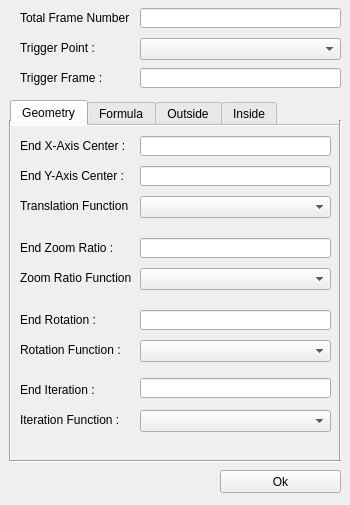
<?xml version="1.0" encoding="UTF-8"?>
<ui version="4.0">
 <class>AnimationProperties</class>
 <widget class="QWidget" name="AnimationProperties">
  <property name="geometry">
   <rect>
    <x>0</x>
    <y>0</y>
    <width>350</width>
    <height>505</height>
   </rect>
  </property>
  <property name="minimumSize">
   <size>
    <width>350</width>
    <height>505</height>
   </size>
  </property>
  <property name="maximumSize">
   <size>
    <width>350</width>
    <height>515</height>
   </size>
  </property>
  <property name="windowTitle">
   <string>Animation Properties</string>
  </property>
  <widget class="QTabWidget" name="animationTabWidget">
   <property name="geometry">
    <rect>
     <x>10</x>
     <y>100</y>
     <width>331</width>
     <height>361</height>
    </rect>
   </property>
   <property name="mouseTracking">
    <bool>true</bool>
   </property>
   <property name="autoFillBackground">
    <bool>false</bool>
   </property>
   <property name="currentIndex">
    <number>0</number>
   </property>
   <property name="documentMode">
    <bool>true</bool>
   </property>
   <widget class="QWidget" name="tab">
    <attribute name="title">
     <string>Geometry</string>
    </attribute>
    <widget class="QLineEdit" name="endCenterXLineEdit">
     <property name="geometry">
      <rect>
       <x>130</x>
       <y>10</y>
       <width>191</width>
       <height>20</height>
      </rect>
     </property>
    </widget>
    <widget class="QLineEdit" name="endCenterYLineEdit">
     <property name="geometry">
      <rect>
       <x>130</x>
       <y>40</y>
       <width>191</width>
       <height>20</height>
      </rect>
     </property>
    </widget>
    <widget class="QComboBox" name="translationFunctionComboBox">
     <property name="geometry">
      <rect>
       <x>130</x>
       <y>70</y>
       <width>191</width>
       <height>22</height>
      </rect>
     </property>
    </widget>
    <widget class="QLineEdit" name="endZoomRatioLineEdit">
     <property name="geometry">
      <rect>
       <x>130</x>
       <y>112</y>
       <width>191</width>
       <height>20</height>
      </rect>
     </property>
    </widget>
    <widget class="QComboBox" name="zoomRatioFunctionComboBox">
     <property name="geometry">
      <rect>
       <x>130</x>
       <y>142</y>
       <width>191</width>
       <height>22</height>
      </rect>
     </property>
    </widget>
    <widget class="QComboBox" name="rotationFunctionComboBox">
     <property name="geometry">
      <rect>
       <x>130</x>
       <y>214</y>
       <width>191</width>
       <height>22</height>
      </rect>
     </property>
    </widget>
    <widget class="QLineEdit" name="endRotationLineEdit">
     <property name="geometry">
      <rect>
       <x>130</x>
       <y>184</y>
       <width>191</width>
       <height>20</height>
      </rect>
     </property>
    </widget>
    <widget class="QComboBox" name="iterationFunctionComboBox">
     <property name="geometry">
      <rect>
       <x>130</x>
       <y>284</y>
       <width>191</width>
       <height>22</height>
      </rect>
     </property>
    </widget>
    <widget class="QLineEdit" name="endIterationLineEdit">
     <property name="geometry">
      <rect>
       <x>130</x>
       <y>252</y>
       <width>191</width>
       <height>20</height>
      </rect>
     </property>
    </widget>
    <widget class="QLabel" name="label_4">
     <property name="geometry">
      <rect>
       <x>10</x>
       <y>12</y>
       <width>111</width>
       <height>16</height>
      </rect>
     </property>
     <property name="text">
      <string>End X-Axis Center :</string>
     </property>
    </widget>
    <widget class="QLabel" name="label_5">
     <property name="geometry">
      <rect>
       <x>10</x>
       <y>42</y>
       <width>111</width>
       <height>16</height>
      </rect>
     </property>
     <property name="text">
      <string>End Y-Axis Center :</string>
     </property>
    </widget>
    <widget class="QLabel" name="label_6">
     <property name="geometry">
      <rect>
       <x>10</x>
       <y>72</y>
       <width>111</width>
       <height>16</height>
      </rect>
     </property>
     <property name="text">
      <string>Translation Function :</string>
     </property>
    </widget>
    <widget class="QLabel" name="label_7">
     <property name="geometry">
      <rect>
       <x>10</x>
       <y>114</y>
       <width>111</width>
       <height>16</height>
      </rect>
     </property>
     <property name="text">
      <string>End Zoom Ratio :</string>
     </property>
    </widget>
    <widget class="QLabel" name="label_8">
     <property name="geometry">
      <rect>
       <x>10</x>
       <y>144</y>
       <width>111</width>
       <height>16</height>
      </rect>
     </property>
     <property name="text">
      <string>Zoom Ratio Function :</string>
     </property>
    </widget>
    <widget class="QLabel" name="label_9">
     <property name="geometry">
      <rect>
       <x>10</x>
       <y>186</y>
       <width>111</width>
       <height>16</height>
      </rect>
     </property>
     <property name="text">
      <string>End Rotation :</string>
     </property>
    </widget>
    <widget class="QLabel" name="label_10">
     <property name="geometry">
      <rect>
       <x>10</x>
       <y>216</y>
       <width>111</width>
       <height>16</height>
      </rect>
     </property>
     <property name="text">
      <string>Rotation Function :</string>
     </property>
    </widget>
    <widget class="QLabel" name="label_11">
     <property name="geometry">
      <rect>
       <x>10</x>
       <y>256</y>
       <width>111</width>
       <height>16</height>
      </rect>
     </property>
     <property name="text">
      <string>End Iteration :</string>
     </property>
    </widget>
    <widget class="QLabel" name="label_12">
     <property name="geometry">
      <rect>
       <x>10</x>
       <y>286</y>
       <width>111</width>
       <height>16</height>
      </rect>
     </property>
     <property name="text">
      <string>Iteration Function :</string>
     </property>
    </widget>
   </widget>
   <widget class="QWidget" name="tab_2">
    <attribute name="title">
     <string>Formula</string>
    </attribute>
    <widget class="QLabel" name="control1FunctionLabel">
     <property name="geometry">
      <rect>
       <x>10</x>
       <y>42</y>
       <width>111</width>
       <height>16</height>
      </rect>
     </property>
     <property name="text">
      <string>Control #1 Function :</string>
     </property>
    </widget>
    <widget class="QLineEdit" name="control1LineEdit">
     <property name="geometry">
      <rect>
       <x>130</x>
       <y>10</y>
       <width>141</width>
       <height>20</height>
      </rect>
     </property>
    </widget>
    <widget class="QComboBox" name="control1ComboBox">
     <property name="geometry">
      <rect>
       <x>130</x>
       <y>40</y>
       <width>141</width>
       <height>22</height>
      </rect>
     </property>
    </widget>
    <widget class="QLabel" name="control1Label">
     <property name="geometry">
      <rect>
       <x>10</x>
       <y>12</y>
       <width>111</width>
       <height>16</height>
      </rect>
     </property>
     <property name="text">
      <string>Control #1 :</string>
     </property>
    </widget>
    <widget class="QLabel" name="control2FunctionLabel">
     <property name="geometry">
      <rect>
       <x>10</x>
       <y>102</y>
       <width>111</width>
       <height>16</height>
      </rect>
     </property>
     <property name="text">
      <string>Control #2 Function :</string>
     </property>
    </widget>
    <widget class="QLineEdit" name="control2LineEdit">
     <property name="geometry">
      <rect>
       <x>130</x>
       <y>70</y>
       <width>141</width>
       <height>20</height>
      </rect>
     </property>
    </widget>
    <widget class="QComboBox" name="control2ComboBox">
     <property name="geometry">
      <rect>
       <x>130</x>
       <y>100</y>
       <width>141</width>
       <height>22</height>
      </rect>
     </property>
    </widget>
    <widget class="QLabel" name="control2Label">
     <property name="geometry">
      <rect>
       <x>10</x>
       <y>72</y>
       <width>111</width>
       <height>16</height>
      </rect>
     </property>
     <property name="text">
      <string>Control #2 :</string>
     </property>
    </widget>
    <widget class="QLabel" name="control3FunctionLabel">
     <property name="geometry">
      <rect>
       <x>10</x>
       <y>162</y>
       <width>111</width>
       <height>16</height>
      </rect>
     </property>
     <property name="text">
      <string>Control #3 Function :</string>
     </property>
    </widget>
    <widget class="QLineEdit" name="control3LineEdit">
     <property name="geometry">
      <rect>
       <x>130</x>
       <y>130</y>
       <width>141</width>
       <height>20</height>
      </rect>
     </property>
    </widget>
    <widget class="QComboBox" name="control3ComboBox">
     <property name="geometry">
      <rect>
       <x>130</x>
       <y>160</y>
       <width>141</width>
       <height>22</height>
      </rect>
     </property>
    </widget>
    <widget class="QLabel" name="control3Label">
     <property name="geometry">
      <rect>
       <x>10</x>
       <y>132</y>
       <width>111</width>
       <height>16</height>
      </rect>
     </property>
     <property name="text">
      <string>Control #3 :</string>
     </property>
    </widget>
    <widget class="QLabel" name="control4FunctionLabel">
     <property name="geometry">
      <rect>
       <x>10</x>
       <y>222</y>
       <width>111</width>
       <height>16</height>
      </rect>
     </property>
     <property name="text">
      <string>Control #4 Function :</string>
     </property>
    </widget>
    <widget class="QLineEdit" name="control4LineEdit">
     <property name="geometry">
      <rect>
       <x>130</x>
       <y>190</y>
       <width>141</width>
       <height>20</height>
      </rect>
     </property>
    </widget>
    <widget class="QComboBox" name="control4ComboBox">
     <property name="geometry">
      <rect>
       <x>130</x>
       <y>220</y>
       <width>141</width>
       <height>22</height>
      </rect>
     </property>
    </widget>
    <widget class="QLabel" name="control4Label">
     <property name="geometry">
      <rect>
       <x>10</x>
       <y>192</y>
       <width>111</width>
       <height>16</height>
      </rect>
     </property>
     <property name="text">
      <string>Control #4 :</string>
     </property>
    </widget>
    <widget class="QLabel" name="control5FunctionLabel">
     <property name="geometry">
      <rect>
       <x>10</x>
       <y>282</y>
       <width>111</width>
       <height>16</height>
      </rect>
     </property>
     <property name="text">
      <string>Control #5 Function :</string>
     </property>
    </widget>
    <widget class="QLineEdit" name="control5LineEdit">
     <property name="geometry">
      <rect>
       <x>130</x>
       <y>250</y>
       <width>141</width>
       <height>20</height>
      </rect>
     </property>
    </widget>
    <widget class="QComboBox" name="control5ComboBox">
     <property name="geometry">
      <rect>
       <x>130</x>
       <y>280</y>
       <width>141</width>
       <height>22</height>
      </rect>
     </property>
    </widget>
    <widget class="QLabel" name="control5Label">
     <property name="geometry">
      <rect>
       <x>10</x>
       <y>252</y>
       <width>111</width>
       <height>16</height>
      </rect>
     </property>
     <property name="text">
      <string>Control #5 :</string>
     </property>
    </widget>
    <widget class="QLabel" name="control6FunctionLabel">
     <property name="geometry">
      <rect>
       <x>10</x>
       <y>342</y>
       <width>111</width>
       <height>16</height>
      </rect>
     </property>
     <property name="text">
      <string>Control #6 Function :</string>
     </property>
    </widget>
    <widget class="QLineEdit" name="control6LineEdit">
     <property name="geometry">
      <rect>
       <x>130</x>
       <y>310</y>
       <width>141</width>
       <height>20</height>
      </rect>
     </property>
    </widget>
    <widget class="QComboBox" name="control6ComboBox">
     <property name="geometry">
      <rect>
       <x>130</x>
       <y>340</y>
       <width>141</width>
       <height>22</height>
      </rect>
     </property>
    </widget>
    <widget class="QLabel" name="control6Label">
     <property name="geometry">
      <rect>
       <x>10</x>
       <y>312</y>
       <width>111</width>
       <height>16</height>
      </rect>
     </property>
     <property name="text">
      <string>Control #6 :</string>
     </property>
    </widget>
   </widget>
   <widget class="QWidget" name="tab_3">
    <attribute name="title">
     <string>Outside</string>
    </attribute>
    <widget class="QLabel" name="label_25">
     <property name="geometry">
      <rect>
       <x>10</x>
       <y>132</y>
       <width>111</width>
       <height>16</height>
      </rect>
     </property>
     <property name="text">
      <string>End Blue Adder :</string>
     </property>
    </widget>
    <widget class="QLineEdit" name="outsideRedMultLineEdit">
     <property name="geometry">
      <rect>
       <x>130</x>
       <y>190</y>
       <width>141</width>
       <height>20</height>
      </rect>
     </property>
    </widget>
    <widget class="QLabel" name="label_26">
     <property name="geometry">
      <rect>
       <x>10</x>
       <y>342</y>
       <width>111</width>
       <height>16</height>
      </rect>
     </property>
     <property name="text">
      <string>Blue Mult. Function :</string>
     </property>
    </widget>
    <widget class="QLabel" name="label_27">
     <property name="geometry">
      <rect>
       <x>10</x>
       <y>72</y>
       <width>111</width>
       <height>16</height>
      </rect>
     </property>
     <property name="text">
      <string>End Green Adder :</string>
     </property>
    </widget>
    <widget class="QComboBox" name="outsideGreenMultFunctionComboBox">
     <property name="geometry">
      <rect>
       <x>130</x>
       <y>280</y>
       <width>141</width>
       <height>22</height>
      </rect>
     </property>
    </widget>
    <widget class="QLineEdit" name="outsideBlueMultLineEdit">
     <property name="geometry">
      <rect>
       <x>130</x>
       <y>310</y>
       <width>141</width>
       <height>20</height>
      </rect>
     </property>
    </widget>
    <widget class="QLabel" name="label_28">
     <property name="geometry">
      <rect>
       <x>10</x>
       <y>312</y>
       <width>111</width>
       <height>16</height>
      </rect>
     </property>
     <property name="text">
      <string>End Blue Mult. :</string>
     </property>
    </widget>
    <widget class="QLabel" name="label_29">
     <property name="geometry">
      <rect>
       <x>10</x>
       <y>162</y>
       <width>111</width>
       <height>16</height>
      </rect>
     </property>
     <property name="text">
      <string>Blue Adder Function :</string>
     </property>
    </widget>
    <widget class="QLineEdit" name="outsideGreenAdderLineEdit">
     <property name="geometry">
      <rect>
       <x>130</x>
       <y>70</y>
       <width>141</width>
       <height>20</height>
      </rect>
     </property>
    </widget>
    <widget class="QLabel" name="label_30">
     <property name="geometry">
      <rect>
       <x>10</x>
       <y>12</y>
       <width>111</width>
       <height>16</height>
      </rect>
     </property>
     <property name="text">
      <string>End Red Adder :</string>
     </property>
    </widget>
    <widget class="QComboBox" name="outsideGreenAdderFunctionComboBox">
     <property name="geometry">
      <rect>
       <x>130</x>
       <y>100</y>
       <width>141</width>
       <height>22</height>
      </rect>
     </property>
    </widget>
    <widget class="QLineEdit" name="outsideRedAdderLineEdit">
     <property name="geometry">
      <rect>
       <x>130</x>
       <y>10</y>
       <width>141</width>
       <height>20</height>
      </rect>
     </property>
    </widget>
    <widget class="QLabel" name="label_31">
     <property name="geometry">
      <rect>
       <x>10</x>
       <y>282</y>
       <width>111</width>
       <height>16</height>
      </rect>
     </property>
     <property name="text">
      <string>Green Mult. Function :</string>
     </property>
    </widget>
    <widget class="QLineEdit" name="outsideBlueAdderLineEdit">
     <property name="geometry">
      <rect>
       <x>130</x>
       <y>130</y>
       <width>141</width>
       <height>20</height>
      </rect>
     </property>
    </widget>
    <widget class="QComboBox" name="outsideRedAdderFunctionComboBox">
     <property name="geometry">
      <rect>
       <x>130</x>
       <y>40</y>
       <width>141</width>
       <height>22</height>
      </rect>
     </property>
    </widget>
    <widget class="QComboBox" name="outsideRedMultFunctionComboBox">
     <property name="geometry">
      <rect>
       <x>130</x>
       <y>220</y>
       <width>141</width>
       <height>22</height>
      </rect>
     </property>
    </widget>
    <widget class="QLabel" name="label_32">
     <property name="geometry">
      <rect>
       <x>10</x>
       <y>42</y>
       <width>111</width>
       <height>16</height>
      </rect>
     </property>
     <property name="text">
      <string>Red Adder Function :</string>
     </property>
    </widget>
    <widget class="QLabel" name="label_33">
     <property name="geometry">
      <rect>
       <x>10</x>
       <y>192</y>
       <width>111</width>
       <height>16</height>
      </rect>
     </property>
     <property name="text">
      <string>End Red Mult. :</string>
     </property>
    </widget>
    <widget class="QLabel" name="label_34">
     <property name="geometry">
      <rect>
       <x>10</x>
       <y>252</y>
       <width>111</width>
       <height>16</height>
      </rect>
     </property>
     <property name="text">
      <string>End Green Mult. :</string>
     </property>
    </widget>
    <widget class="QLineEdit" name="outsideGreenMultLineEdit">
     <property name="geometry">
      <rect>
       <x>130</x>
       <y>250</y>
       <width>141</width>
       <height>20</height>
      </rect>
     </property>
    </widget>
    <widget class="QComboBox" name="outsideBlueMultFunctionComboBox">
     <property name="geometry">
      <rect>
       <x>130</x>
       <y>340</y>
       <width>141</width>
       <height>22</height>
      </rect>
     </property>
    </widget>
    <widget class="QComboBox" name="outsideBlueAdderFunctionComboBox">
     <property name="geometry">
      <rect>
       <x>130</x>
       <y>160</y>
       <width>141</width>
       <height>22</height>
      </rect>
     </property>
    </widget>
    <widget class="QLabel" name="label_35">
     <property name="geometry">
      <rect>
       <x>10</x>
       <y>102</y>
       <width>111</width>
       <height>16</height>
      </rect>
     </property>
     <property name="text">
      <string>Green Adder Function :</string>
     </property>
    </widget>
    <widget class="QLabel" name="label_36">
     <property name="geometry">
      <rect>
       <x>10</x>
       <y>222</y>
       <width>111</width>
       <height>16</height>
      </rect>
     </property>
     <property name="text">
      <string>Red Mult. Function :</string>
     </property>
    </widget>
   </widget>
   <widget class="QWidget" name="tab_4">
    <attribute name="title">
     <string>Inside</string>
    </attribute>
    <widget class="QLabel" name="label_37">
     <property name="geometry">
      <rect>
       <x>10</x>
       <y>132</y>
       <width>111</width>
       <height>16</height>
      </rect>
     </property>
     <property name="text">
      <string>End Blue Adder :</string>
     </property>
    </widget>
    <widget class="QLineEdit" name="insideRedMultLineEdit">
     <property name="geometry">
      <rect>
       <x>130</x>
       <y>190</y>
       <width>141</width>
       <height>20</height>
      </rect>
     </property>
    </widget>
    <widget class="QLabel" name="label_38">
     <property name="geometry">
      <rect>
       <x>10</x>
       <y>342</y>
       <width>111</width>
       <height>16</height>
      </rect>
     </property>
     <property name="text">
      <string>Blue Mult. Function :</string>
     </property>
    </widget>
    <widget class="QLabel" name="label_39">
     <property name="geometry">
      <rect>
       <x>10</x>
       <y>72</y>
       <width>111</width>
       <height>16</height>
      </rect>
     </property>
     <property name="text">
      <string>End Green Adder :</string>
     </property>
    </widget>
    <widget class="QComboBox" name="insideGreenMultFunctionComboBox">
     <property name="geometry">
      <rect>
       <x>130</x>
       <y>280</y>
       <width>141</width>
       <height>22</height>
      </rect>
     </property>
    </widget>
    <widget class="QLineEdit" name="insideBlueMultLineEdit">
     <property name="geometry">
      <rect>
       <x>130</x>
       <y>310</y>
       <width>141</width>
       <height>20</height>
      </rect>
     </property>
    </widget>
    <widget class="QLabel" name="label_40">
     <property name="geometry">
      <rect>
       <x>10</x>
       <y>312</y>
       <width>111</width>
       <height>16</height>
      </rect>
     </property>
     <property name="text">
      <string>End Blue Mult. :</string>
     </property>
    </widget>
    <widget class="QLabel" name="label_41">
     <property name="geometry">
      <rect>
       <x>10</x>
       <y>162</y>
       <width>111</width>
       <height>16</height>
      </rect>
     </property>
     <property name="text">
      <string>Blue Adder Function :</string>
     </property>
    </widget>
    <widget class="QLineEdit" name="insideGreenAdderLineEdit">
     <property name="geometry">
      <rect>
       <x>130</x>
       <y>70</y>
       <width>141</width>
       <height>20</height>
      </rect>
     </property>
    </widget>
    <widget class="QLabel" name="label_42">
     <property name="geometry">
      <rect>
       <x>10</x>
       <y>12</y>
       <width>111</width>
       <height>16</height>
      </rect>
     </property>
     <property name="text">
      <string>End Red Adder :</string>
     </property>
    </widget>
    <widget class="QComboBox" name="insideGreenAdderFunctionComboBox">
     <property name="geometry">
      <rect>
       <x>130</x>
       <y>100</y>
       <width>141</width>
       <height>22</height>
      </rect>
     </property>
    </widget>
    <widget class="QLineEdit" name="insideRedAdderLineEdit">
     <property name="geometry">
      <rect>
       <x>130</x>
       <y>10</y>
       <width>141</width>
       <height>20</height>
      </rect>
     </property>
    </widget>
    <widget class="QLabel" name="label_43">
     <property name="geometry">
      <rect>
       <x>10</x>
       <y>282</y>
       <width>111</width>
       <height>16</height>
      </rect>
     </property>
     <property name="text">
      <string>Green Mult. Function :</string>
     </property>
    </widget>
    <widget class="QLineEdit" name="insideBlueAdderLineEdit">
     <property name="geometry">
      <rect>
       <x>130</x>
       <y>130</y>
       <width>141</width>
       <height>20</height>
      </rect>
     </property>
    </widget>
    <widget class="QComboBox" name="insideRedAdderFunctionComboBox">
     <property name="geometry">
      <rect>
       <x>130</x>
       <y>40</y>
       <width>141</width>
       <height>22</height>
      </rect>
     </property>
    </widget>
    <widget class="QComboBox" name="insideRedMultFunctionComboBox">
     <property name="geometry">
      <rect>
       <x>130</x>
       <y>220</y>
       <width>141</width>
       <height>22</height>
      </rect>
     </property>
    </widget>
    <widget class="QLabel" name="label_44">
     <property name="geometry">
      <rect>
       <x>10</x>
       <y>42</y>
       <width>111</width>
       <height>16</height>
      </rect>
     </property>
     <property name="text">
      <string>Red Adder Function :</string>
     </property>
    </widget>
    <widget class="QLabel" name="label_45">
     <property name="geometry">
      <rect>
       <x>10</x>
       <y>192</y>
       <width>111</width>
       <height>16</height>
      </rect>
     </property>
     <property name="text">
      <string>End Red Mult. :</string>
     </property>
    </widget>
    <widget class="QLabel" name="label_46">
     <property name="geometry">
      <rect>
       <x>10</x>
       <y>252</y>
       <width>111</width>
       <height>16</height>
      </rect>
     </property>
     <property name="text">
      <string>End Green Mult. :</string>
     </property>
    </widget>
    <widget class="QLineEdit" name="insideGreenMultLineEdit">
     <property name="geometry">
      <rect>
       <x>130</x>
       <y>250</y>
       <width>141</width>
       <height>20</height>
      </rect>
     </property>
    </widget>
    <widget class="QComboBox" name="insideBlueMultFunctionComboBox">
     <property name="geometry">
      <rect>
       <x>130</x>
       <y>340</y>
       <width>141</width>
       <height>22</height>
      </rect>
     </property>
    </widget>
    <widget class="QComboBox" name="insideBlueAdderFunctionComboBox">
     <property name="geometry">
      <rect>
       <x>130</x>
       <y>160</y>
       <width>141</width>
       <height>22</height>
      </rect>
     </property>
    </widget>
    <widget class="QLabel" name="label_47">
     <property name="geometry">
      <rect>
       <x>10</x>
       <y>102</y>
       <width>111</width>
       <height>16</height>
      </rect>
     </property>
     <property name="text">
      <string>Green Adder Function :</string>
     </property>
    </widget>
    <widget class="QLabel" name="label_48">
     <property name="geometry">
      <rect>
       <x>10</x>
       <y>222</y>
       <width>111</width>
       <height>16</height>
      </rect>
     </property>
     <property name="text">
      <string>Red Mult. Function :</string>
     </property>
    </widget>
   </widget>
  </widget>
  <widget class="QPushButton" name="okButton">
   <property name="geometry">
    <rect>
     <x>220</x>
     <y>470</y>
     <width>121</width>
     <height>23</height>
    </rect>
   </property>
   <property name="text">
    <string>Ok</string>
   </property>
  </widget>
  <widget class="Line" name="line">
   <property name="geometry">
    <rect>
     <x>330</x>
     <y>120</y>
     <width>20</width>
     <height>341</height>
    </rect>
   </property>
   <property name="orientation">
    <enum>Qt::Vertical</enum>
   </property>
  </widget>
  <widget class="Line" name="line_2">
   <property name="geometry">
    <rect>
     <x>0</x>
     <y>120</y>
     <width>20</width>
     <height>341</height>
    </rect>
   </property>
   <property name="orientation">
    <enum>Qt::Vertical</enum>
   </property>
  </widget>
  <widget class="QComboBox" name="triggerPointComboBox">
   <property name="geometry">
    <rect>
     <x>140</x>
     <y>38</y>
     <width>201</width>
     <height>22</height>
    </rect>
   </property>
  </widget>
  <widget class="QLabel" name="label">
   <property name="geometry">
    <rect>
     <x>20</x>
     <y>10</y>
     <width>111</width>
     <height>16</height>
    </rect>
   </property>
   <property name="text">
    <string>Total Frame Number :</string>
   </property>
  </widget>
  <widget class="QLabel" name="label_2">
   <property name="geometry">
    <rect>
     <x>20</x>
     <y>40</y>
     <width>111</width>
     <height>16</height>
    </rect>
   </property>
   <property name="text">
    <string>Trigger Point :</string>
   </property>
  </widget>
  <widget class="QLineEdit" name="totalFrameNumberLineEdit">
   <property name="geometry">
    <rect>
     <x>140</x>
     <y>8</y>
     <width>201</width>
     <height>20</height>
    </rect>
   </property>
  </widget>
  <widget class="Line" name="line_3">
   <property name="geometry">
    <rect>
     <x>10</x>
     <y>453</y>
     <width>331</width>
     <height>16</height>
    </rect>
   </property>
   <property name="orientation">
    <enum>Qt::Horizontal</enum>
   </property>
  </widget>
  <widget class="QLineEdit" name="triggerFrameLineEdit">
   <property name="geometry">
    <rect>
     <x>140</x>
     <y>68</y>
     <width>201</width>
     <height>20</height>
    </rect>
   </property>
  </widget>
  <widget class="QLabel" name="label_3">
   <property name="geometry">
    <rect>
     <x>20</x>
     <y>70</y>
     <width>111</width>
     <height>16</height>
    </rect>
   </property>
   <property name="text">
    <string>Trigger Frame :</string>
   </property>
  </widget>
 </widget>
 <tabstops>
  <tabstop>okButton</tabstop>
  <tabstop>totalFrameNumberLineEdit</tabstop>
  <tabstop>triggerPointComboBox</tabstop>
  <tabstop>triggerFrameLineEdit</tabstop>
  <tabstop>endCenterXLineEdit</tabstop>
  <tabstop>endCenterYLineEdit</tabstop>
  <tabstop>translationFunctionComboBox</tabstop>
  <tabstop>endZoomRatioLineEdit</tabstop>
  <tabstop>zoomRatioFunctionComboBox</tabstop>
  <tabstop>endRotationLineEdit</tabstop>
  <tabstop>rotationFunctionComboBox</tabstop>
  <tabstop>endIterationLineEdit</tabstop>
  <tabstop>iterationFunctionComboBox</tabstop>
  <tabstop>control1LineEdit</tabstop>
  <tabstop>control1ComboBox</tabstop>
  <tabstop>control2LineEdit</tabstop>
  <tabstop>control2ComboBox</tabstop>
  <tabstop>control3LineEdit</tabstop>
  <tabstop>control3ComboBox</tabstop>
  <tabstop>control4LineEdit</tabstop>
  <tabstop>control4ComboBox</tabstop>
  <tabstop>control5LineEdit</tabstop>
  <tabstop>control5ComboBox</tabstop>
  <tabstop>control6LineEdit</tabstop>
  <tabstop>control6ComboBox</tabstop>
  <tabstop>outsideRedAdderLineEdit</tabstop>
  <tabstop>outsideRedAdderFunctionComboBox</tabstop>
  <tabstop>outsideGreenAdderLineEdit</tabstop>
  <tabstop>outsideGreenAdderFunctionComboBox</tabstop>
  <tabstop>outsideBlueAdderLineEdit</tabstop>
  <tabstop>outsideBlueAdderFunctionComboBox</tabstop>
  <tabstop>outsideRedMultLineEdit</tabstop>
  <tabstop>outsideRedMultFunctionComboBox</tabstop>
  <tabstop>outsideGreenMultLineEdit</tabstop>
  <tabstop>outsideGreenMultFunctionComboBox</tabstop>
  <tabstop>outsideBlueMultLineEdit</tabstop>
  <tabstop>outsideBlueMultFunctionComboBox</tabstop>
  <tabstop>insideRedAdderLineEdit</tabstop>
  <tabstop>insideRedAdderFunctionComboBox</tabstop>
  <tabstop>insideGreenAdderLineEdit</tabstop>
  <tabstop>insideGreenAdderFunctionComboBox</tabstop>
  <tabstop>insideBlueAdderLineEdit</tabstop>
  <tabstop>insideBlueAdderFunctionComboBox</tabstop>
  <tabstop>insideRedMultLineEdit</tabstop>
  <tabstop>insideRedMultFunctionComboBox</tabstop>
  <tabstop>insideGreenMultLineEdit</tabstop>
  <tabstop>insideGreenMultFunctionComboBox</tabstop>
  <tabstop>insideBlueMultLineEdit</tabstop>
  <tabstop>insideBlueMultFunctionComboBox</tabstop>
  <tabstop>animationTabWidget</tabstop>
 </tabstops>
 <resources/>
 <connections/>
</ui>
